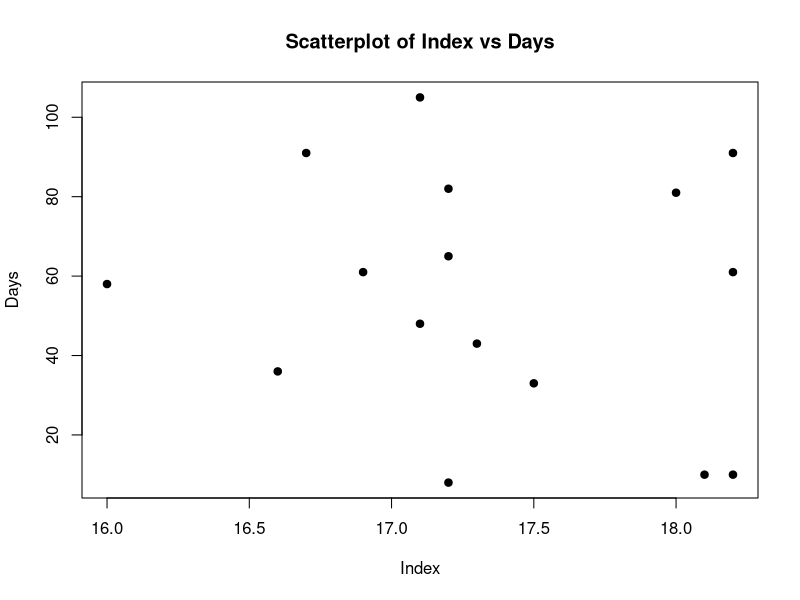
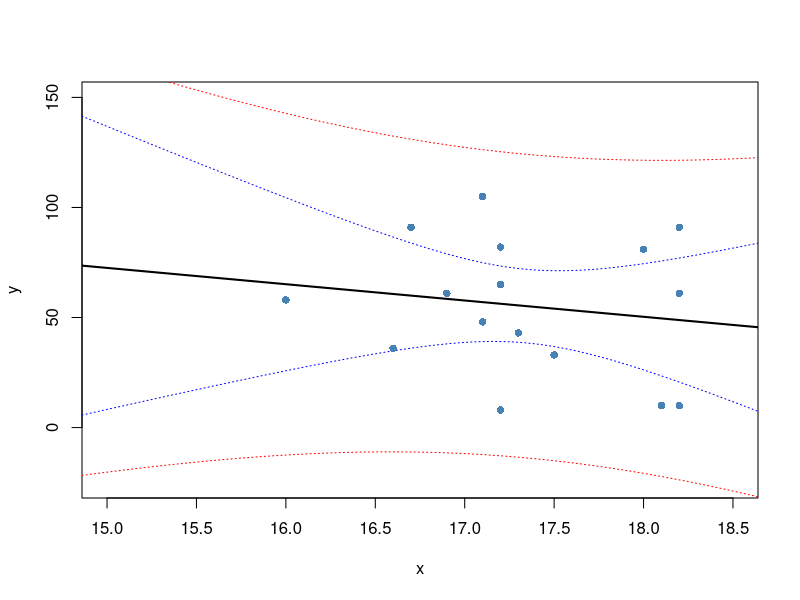

These figures' R source, in order:
# Joshua Mitchell - MATH 5345 - HW 3 - Q2
setwd("/Users/jm/joshualmitchell.github.io/MATH5345")
data <- read.table("Ex2.13data.txt", header=T)
data

x = data$index
y = data$days

##########################
# a) Scatter Plot
##########################

plot(x, y, xlab="Index", ylab="Days", pch=19, main="Scatterplot of Index vs Days")

##########################
# b) Estimate the prediction equation (y = B0 + B1x)
##########################

model = lm(y~x) # Fit the model (i.e. generate coefficients for your best fit line)
model 
# B_0_hat = 183.596, B_1_hat = -7.404 -----> y = 183.596 -7.404x

##########################
# c) Test for significance of the regression
##########################

# Failing to reject H_0: B_1 = 0 is equivalent to saying:
# there is no linear relationship between y and x

# Find test statistic: 

B_1_hat <- -7.404

SS_T <- sum((y - mean(y))^2)
S_xy <- sum((y * (x - mean(x))))
S_xx <- sum((x - mean(x))^2)
SS_res <- SS_T - B_1_hat * S_xy
n <- 16
MS_res <- SS_res / (n - 2)
SE <- sqrt(MS_res / S_xx)
t_0 <- B_1_hat / SE
t_0 # -0.5994534

# Reject if |t_0| > t_alpha/2, n-2

# |-0.5994534| > 2.145 (t_0.05/2, 14)

# Therefore, accept H_0

##########################
# d) Calculate and plot the 95% confidence and prediction bands.
##########################

# prepare plot, fit model, get predictions,
# add lines for confidence limits and regression line, add points
plot(y~x,type="n", xlim=c(15, 18.5), ylim=c(-25, 150))
m = lm(y~x)
wx = par("usr")[1:2] # This is just to get two numbers to generate new “X’ observations. 
new.x = seq(wx[1],  wx[2], len=100)
conf = predict(m, new=data.frame(x=new.x), interval="conf")
# This “conf” is a matrix with three columns: “fit”, “lwr”, “upr”. 
lines(new.x,conf[,"fit"], col="black", lwd=2)
lines(new.x,conf[,"lwr"], col="blue", lty=3)
lines(new.x,conf[,"upr"], col="blue", lty=3)
points(x,y,pch=16,col="steelblue")

pred = predict(m, new=data.frame(x=new.x), interval="pred")

lines(new.x,pred[,"lwr"], col="red", lty=3)
lines(new.x,pred[,"upr"], col="red", lty=3)

# A 100(1 - alpha)% CI on B_1 is:

# B_1_hat - t_alpha/2_n-2 * se(B_1_hat) <= B_1 <= B_1_hat + t_alpha/2_n-2 * se(B_1_hat)

lower <- B_1_hat - (2.145 * SE)
lower # -33.89744
upper <- B_1_hat + (2.145 * SE)
upper # 19.08944

# So, the CI is: (-33.89744, 19.08944)